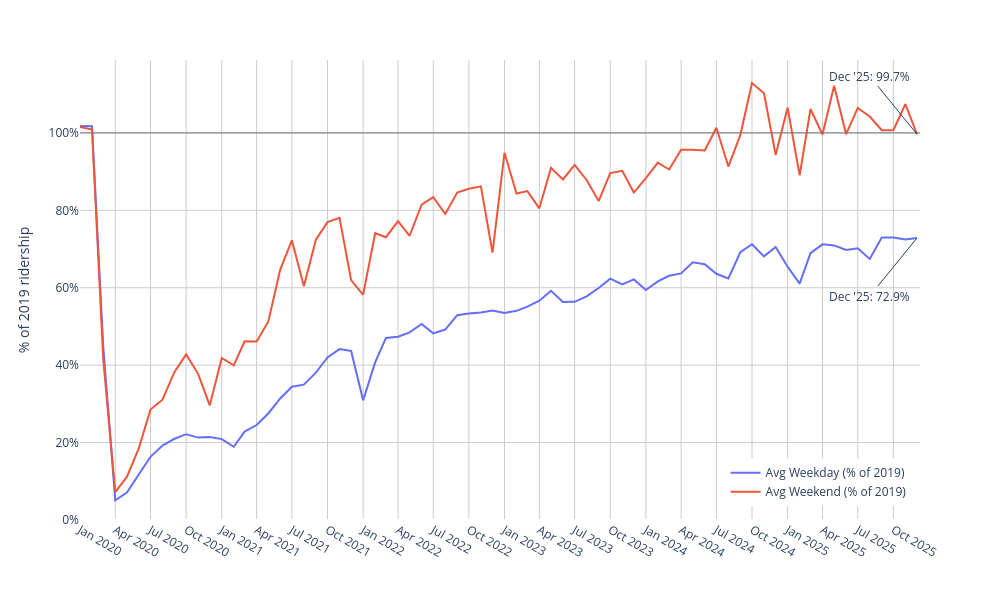

Source (notebook cell):
### Markdown cell above
## PATH Ridership: 2020-2023 (YTD) vs. 2019 <a id="vs-2019"></a>

### Code cell
lines(
    cmp19[[f'{k} frac' for k in keys]].rename(columns={
        'avg weekday frac': 'Avg Weekday (% of 2019)',
        'avg weekend frac': 'Avg Weekend (% of 2019)',
    }),
    name='vs_2019',
    xname='% of 2019 ridership',
    xtick="M3",
    ytickformat=".0%",
    ax_offset=5, ay_offsets=[-.15, .15],
    h_line=1,
    hovertemplate='%{y:.1%}',
    y_fmt='.1%',
    legend_lr=True,
)
